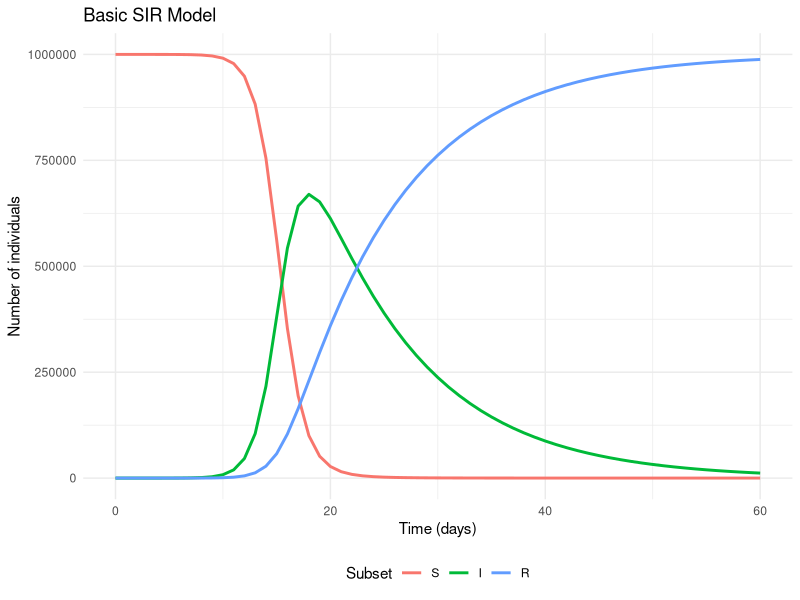
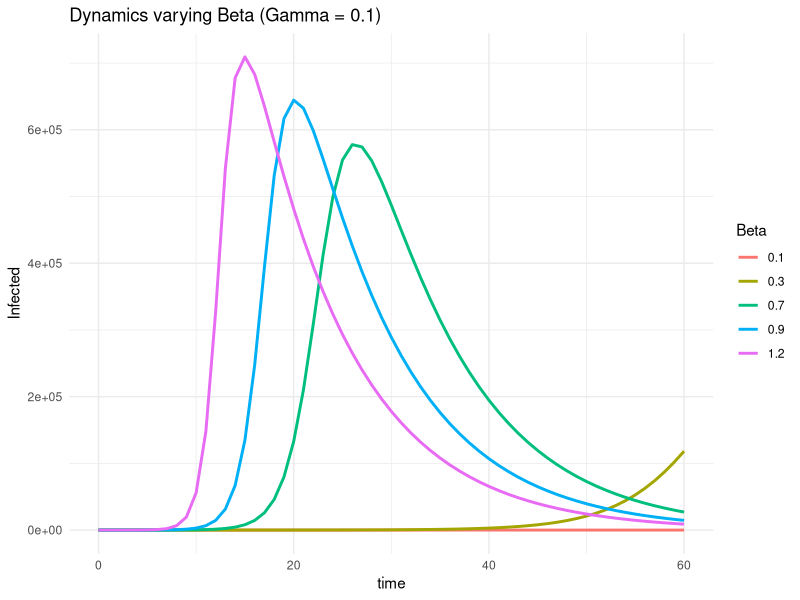
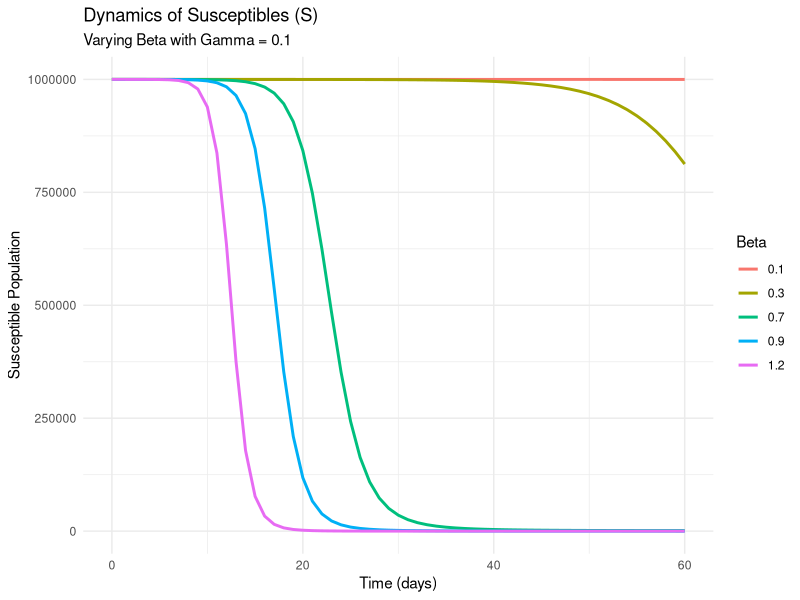
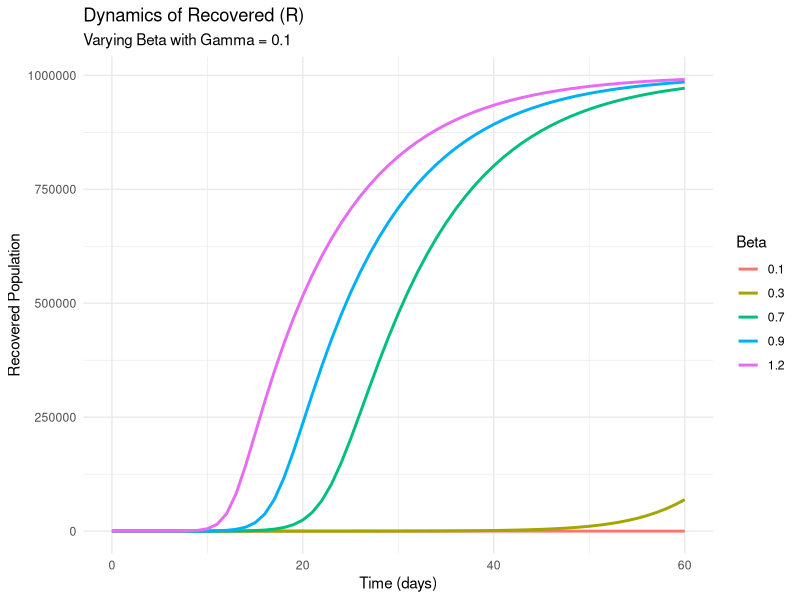
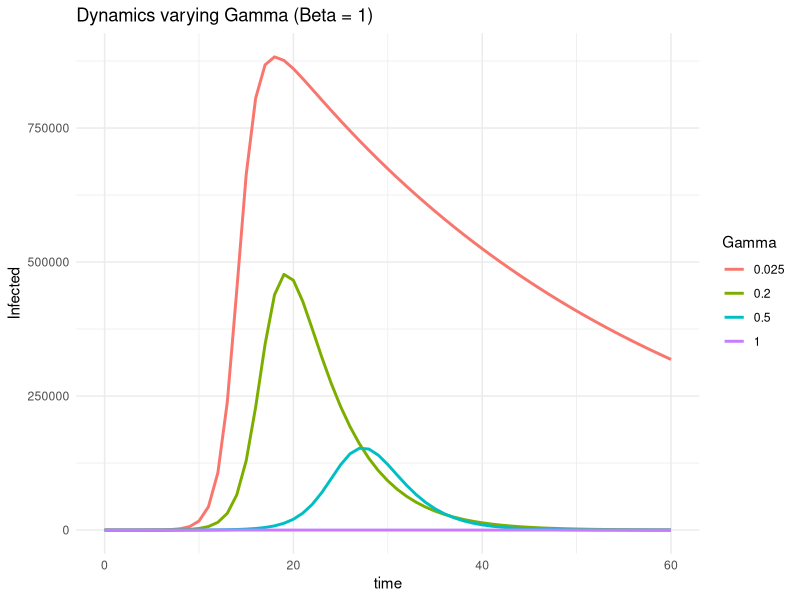
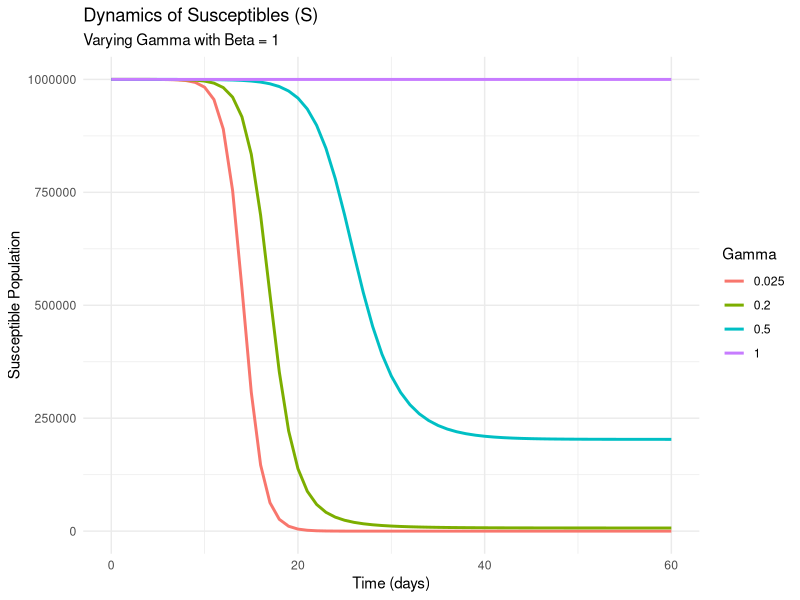
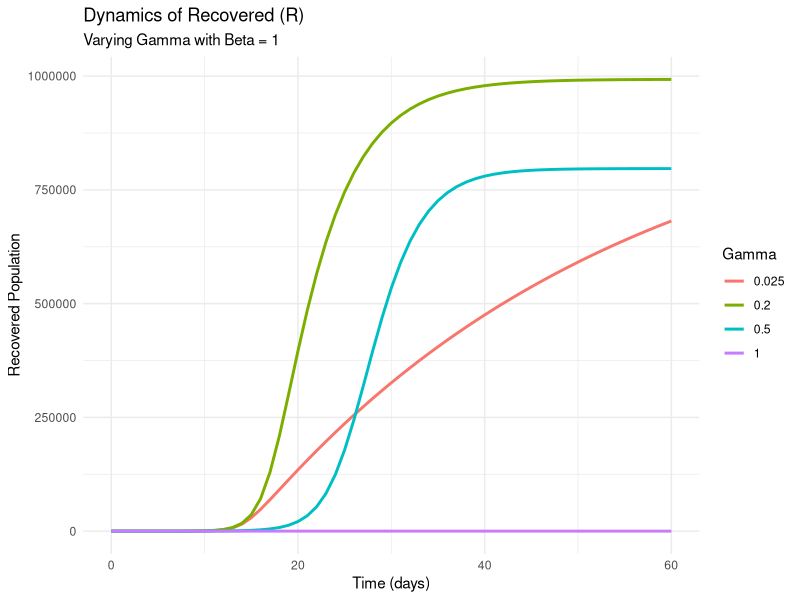

The R script that drew these images, in order:
## ---- chunk 1
knitr::opts_chunk$set(echo = TRUE, warning = FALSE, message = FALSE)
## ---- chunk 2


# PACKAGES:
library(deSolve)
library(reshape2)
library(ggplot2)

initial_state_values <- c(S = 999999, I = 1, R = 0)
parameters <- c(beta = 1, gamma = 0.1)
times <- seq(from = 0, to = 60, by = 1)   

sir_model <- function(time, state, parameters) {  
    with(as.list(c(state, parameters)), {
        N <- S+I+R 
        lambda <- beta * I/N
        dS <- -lambda * S                 
        dI <- lambda * S - gamma * I    
        dR <- gamma * I                   
        return(list(c(dS, dI, dR))) 
    })
}

output <- as.data.frame(ode(y = initial_state_values, 
                            times = times, 
                            func = sir_model,
                            parms = parameters))

## ---- chunk 3
# Base model plot
output_long <- melt(as.data.frame(output), id = "time")                   

ggplot(data = output_long, aes(x = time, y = value, colour = variable)) +  
  geom_line(linewidth = 1) +                                    
  xlab("Time (days)")+                                  
  ylab("Number of individuals") +                                      
  labs(title = "Basic SIR Model", colour = "Subset") +
  theme_minimal() +
  theme(legend.position = "bottom")
## ---- chunk 4
# Find the row with the maximum value of infected (I)
fila_max_I <- output[which.max(output$I), ]
dia_pico <- fila_max_I$time
max_infectados <- fila_max_I$I

cat("The peak of infections occurs on day:", dia_pico, "\n")
cat("Maximum number of infected:", round(max_infectados))
## ---- chunk 5
S_inicial <- initial_state_values["S"]
umbral_mitad <- S_inicial / 2

# Filter times where S is already less than or equal to half
fila_mitad <- subset(output, S <= umbral_mitad)[1, ] # We take the first datum

cat("The number of susceptibles falls to half approx. on day:", fila_mitad$time, "\n")
cat("Value of S on that day:", round(fila_mitad$S))
## ---- chunk 6
betas <- c(0.1, 0.3, 0.7, 0.9, 1.2)
gamma_fijo <- 0.1
resultados_p3 <- list()

for(b in betas){
  pars <- c(beta = b, gamma = gamma_fijo)
  out <- as.data.frame(ode(y=initial_state_values, times=times, func=sir_model, parms=pars))
  out$beta <- as.factor(b)
  resultados_p3[[length(resultados_p3)+1]] <- out
}

data_p3 <- do.call(rbind, resultados_p3)

ggplot(data_p3, aes(x=time, y=I, color=beta)) +
  geom_line(size=1) +
  labs(title = "Dynamics varying Beta (Gamma = 0.1)", 
       y = "Infected", color = "Beta") +
  theme_minimal()


ggplot(data_p3, aes(x=time, y=S, color=beta)) +
  geom_line(size=1) +
  labs(title = "Dynamics of Susceptibles (S)", 
       subtitle = "Varying Beta with Gamma = 0.1",
       y = "Susceptible Population", 
       x = "Time (days)",
       color = "Beta") +
  theme_minimal()


ggplot(data_p3, aes(x=time, y=R, color=beta)) +
  geom_line(size=1) +
  labs(title = "Dynamics of Recovered (R)", 
       subtitle = "Varying Beta with Gamma = 0.1",
       y = "Recovered Population", 
       x = "Time (days)",
       color = "Beta") +
  theme_minimal()
## ---- chunk 7


beta_fijo <- 1
gammas <- c(0.025, 0.2, 0.5, 1)
resultados_p4 <- list()

for(g in gammas){
  pars <- c(beta = beta_fijo, gamma = g)
  out <- as.data.frame(ode(y=initial_state_values, times=times, func=sir_model, parms=pars))
  out$gamma <- as.factor(g)
  resultados_p4[[length(resultados_p4)+1]] <- out
}

data_p4 <- do.call(rbind, resultados_p4)

ggplot(data_p4, aes(x=time, y=I, color=gamma)) +
  geom_line(size=1) +
  labs(title = "Dynamics varying Gamma (Beta = 1)", 
       y = "Infected", color = "Gamma") +
  theme_minimal()


ggplot(data_p4, aes(x=time, y=S, color=gamma)) +
  geom_line(size=1) +
  labs(title = "Dynamics of Susceptibles (S)", 
       subtitle = "Varying Gamma with Beta = 1",
       y = "Susceptible Population", 
       x = "Time (days)",
       color = "Gamma") +
  theme_minimal()


ggplot(data_p4, aes(x=time, y=R, color=gamma)) +
  geom_line(size=1) +
  labs(title = "Dynamics of Recovered (R)", 
       subtitle = "Varying Gamma with Beta = 1",
       y = "Recovered Population", 
       x = "Time (days)",
       color = "Gamma") +
  theme_minimal()
